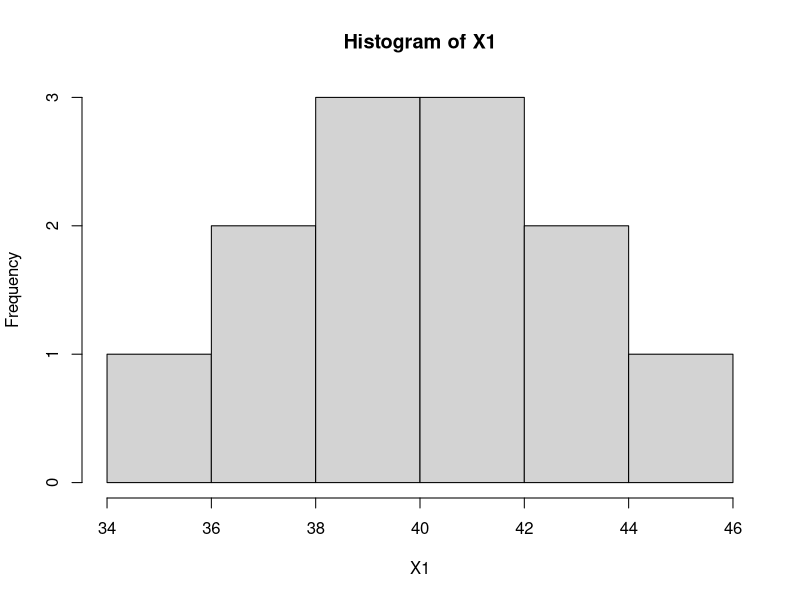
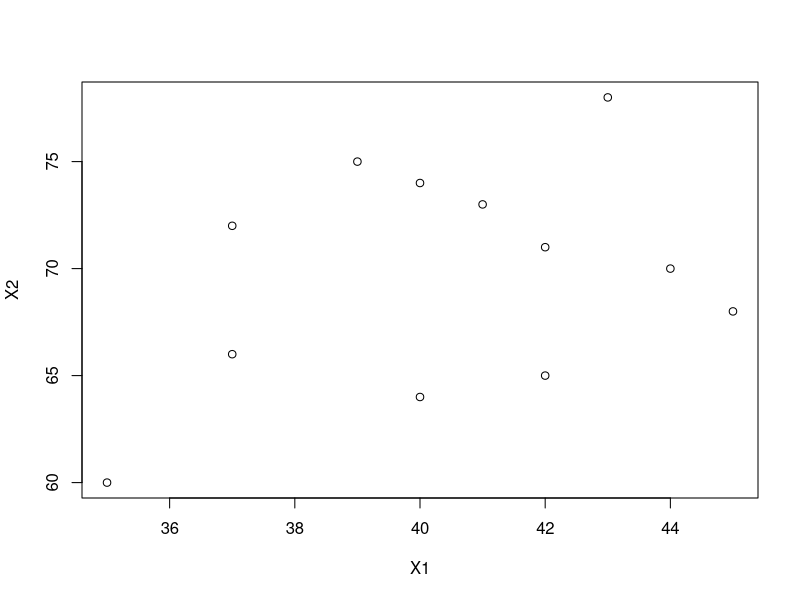

Source code (R) for these figures, in order:
#第二章R软件的使用
#2.1R软件简介 


#2.1.2 初识R软件-三个例子
#例2.1
# 输入体重
X1<-c(35, 40, 40, 42, 37, 45, 43, 37, 44, 42, 41, 39)
# 计算体重的均值和标准差
mu1<-mean(X1); sigma1<-sd(X1) 
# 输入胸围
X2<-c(60, 74, 64, 71, 72, 68, 78, 66, 70, 65, 73, 75)
# 计算胸围的均值和标准差
mu2<-mean(X2); sigma2<-sd(X2)

#例2.2 
hist(X1) # 绘出体重的直方图
plot(X1,X2)#绘制二者关系的散点图

#例2.3 
#设置工作路径
setwd('D:\\1 教学相关2016-2017-1\\1 教学相关-2016-2017（1）\\CSharpStudy\\RProgram\\TeacherLv')
rt<-read.table("exam0203.txt", head=TRUE); rt
#做线性回归
lm.sol<-lm(Weight~Height, data=rt)
summary(lm.sol)


#2.2数字 字符与向量
#2.2.1 向量

#补充知识
#数据对象及类型
#R语言创建和控制的 实体对象被称为对象（object），
#它们可以是变量、数组、字符串、函数或者其它通过这些实体定义的更一般的结构（structures）。
#在R语言中，对象是通过名字创建和保存的。
#在R命令行（控制台）（console）窗口里可以用ls（）命令来查看当前系统里的数据对象。
#character（0）表示没有数据对象
ls()

#1 向量的赋值
x=c(10.4,5.6,3.1)
assign("x",c(10.4,5.6,3.1))











